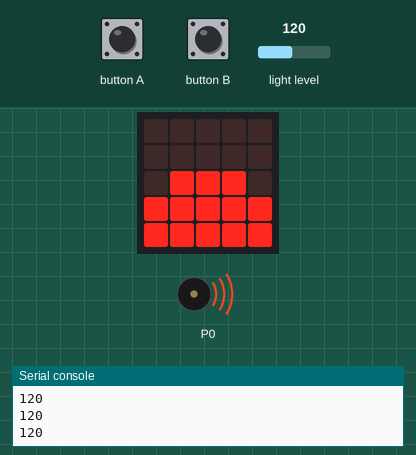
This program was run on a simulated BBC micro:bit (MakeCode). On the bench: the board's 5×5 LED display, buzzer (waves = sounding), the last lines printed to the serial console. The inputs (shaded band) are chosen by the test bench; at power-on: light level 120.

Above: at 1.2 s.
1.3 s: light level set to 5
At 2.3 s:
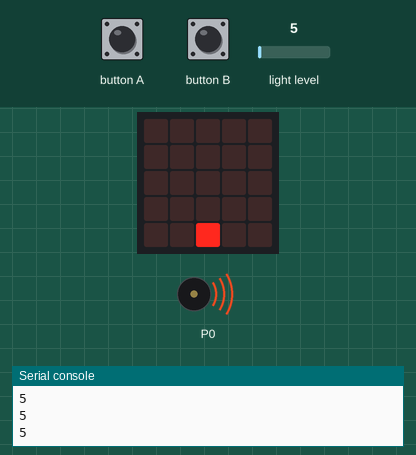
2.8 s: light level set to 64
At 3.4 s:
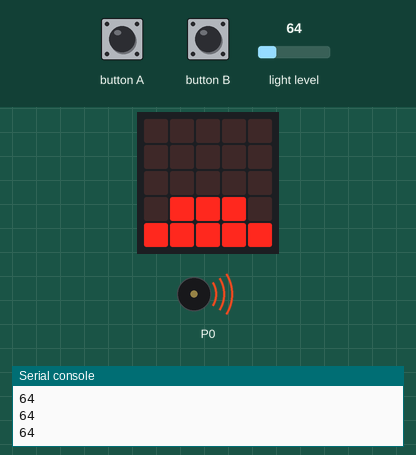
4.3 s: light level set to 128
At 4.6 s:
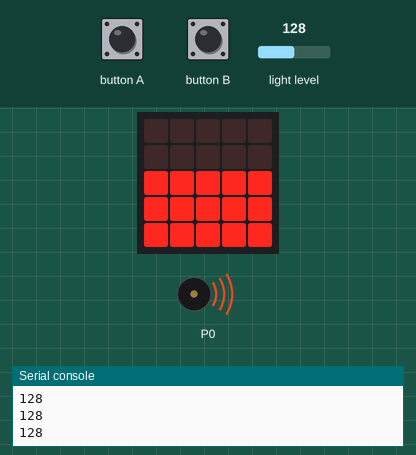
5.8 s: light level set to 191
At 6.9 s:
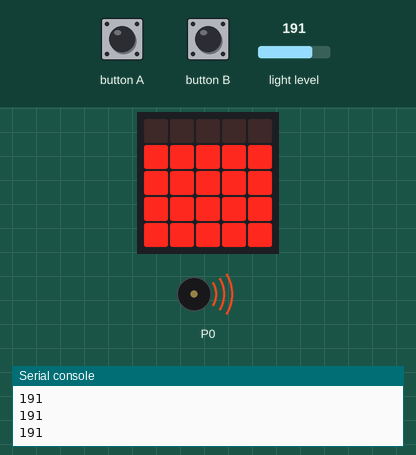
7.3 s: light level set to 250
At 8.1 s:
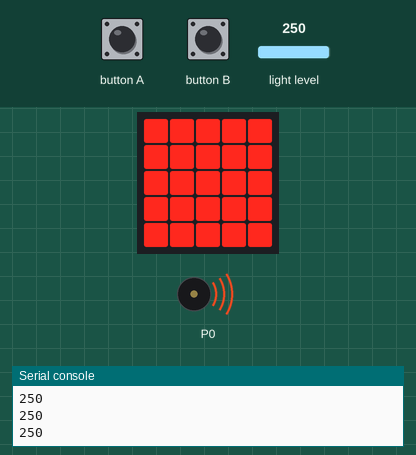
8.8 s: button A pressed 2 times (0.12 s each, 0.3 s apart)
At 9.6 s:
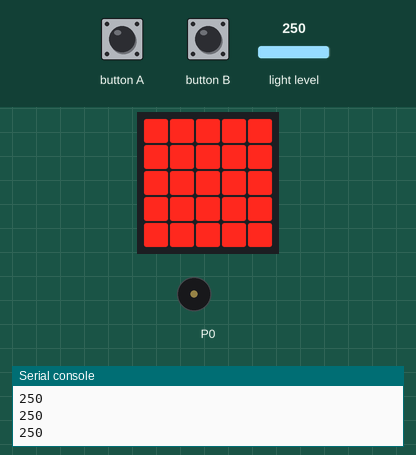
Timing chart, 0 to 11.8 s (numbered marks = the images above; inputs shaded):
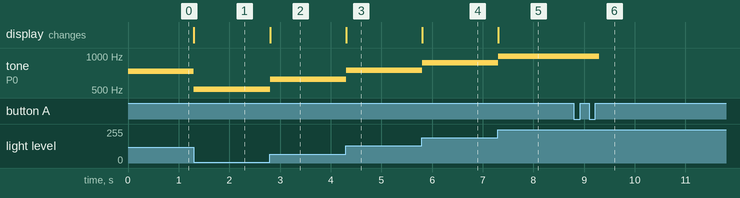

The program:

main.ts
```typescript
input.onButtonPressed(Button.A, function () {
    music.setVolume(music.volume() - 10)
})
input.onButtonPressed(Button.B, function () {
    music.setVolume(music.volume() + 10)
})
music.setVolume(12)
loops.everyInterval(100, function () {
    led.plotBarGraph(
    input.lightLevel(),
    255
    )
    if (input.lightLevel() > 0) {
        music.ringTone(Math.map(input.lightLevel(), 0, 255, 500, 1000))
    }
})
```

test.ts
```typescript
// Tady jsou testy. Při použití tohoto balíčku jako rozšíření nebude zkompilováno.
```

Measured:
- after the input at 1.3 s, tone on P0: 735 Hz → 509 Hz at once; the display: changes at once (image 1)
- after the input at 2.8 s, tone on P0: 509 Hz → 625 Hz at once; the display: changes at once (image 2)
- after the input at 4.3 s, tone on P0: 625 Hz → 750 Hz at once; the display: changes at once (image 3)
- after the input at 5.8 s, tone on P0: 750 Hz → 874 Hz at once; the display: changes at once (image 4)
- after the input at 7.3 s, tone on P0: 874 Hz → 990 Hz at once; the display: changes at once (image 5)
- after the input at 8.8 s, tone on P0: 990 Hz → silent after 0.50 s
